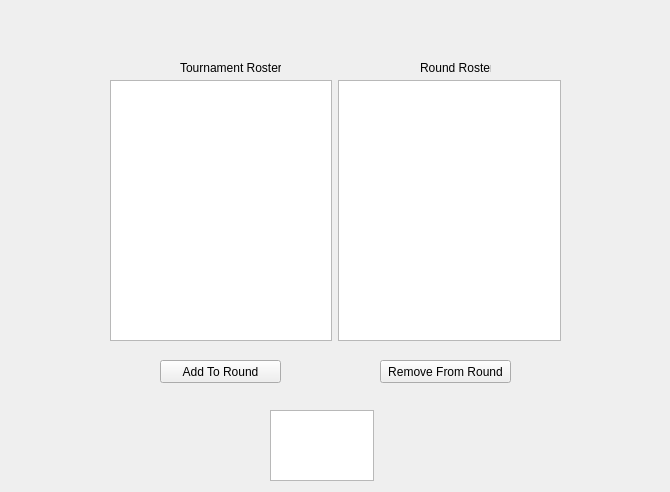
<?xml version="1.0" encoding="UTF-8"?>
<ui version="4.0">
 <class>addToRoundForm</class>
 <widget class="QWidget" name="addToRoundForm">
  <property name="geometry">
   <rect>
    <x>0</x>
    <y>0</y>
    <width>670</width>
    <height>492</height>
   </rect>
  </property>
  <property name="windowTitle">
   <string>Form</string>
  </property>
  <widget class="QWidget" name="horizontalLayoutWidget">
   <property name="geometry">
    <rect>
     <x>110</x>
     <y>80</y>
     <width>451</width>
     <height>261</height>
    </rect>
   </property>
   <layout class="QHBoxLayout" name="horizontalLayout">
    <item>
     <widget class="QListWidget" name="tournamentListWidget"/>
    </item>
    <item>
     <widget class="QListWidget" name="roundListWidget"/>
    </item>
   </layout>
  </widget>
  <widget class="QPushButton" name="pushButton">
   <property name="geometry">
    <rect>
     <x>160</x>
     <y>360</y>
     <width>121</width>
     <height>23</height>
    </rect>
   </property>
   <property name="text">
    <string>Add To Round</string>
   </property>
  </widget>
  <widget class="QPushButton" name="pushButton_2">
   <property name="geometry">
    <rect>
     <x>380</x>
     <y>360</y>
     <width>131</width>
     <height>23</height>
    </rect>
   </property>
   <property name="text">
    <string>Remove From Round</string>
   </property>
  </widget>
  <widget class="QTextEdit" name="textEdit">
   <property name="geometry">
    <rect>
     <x>270</x>
     <y>410</y>
     <width>104</width>
     <height>71</height>
    </rect>
   </property>
  </widget>
  <widget class="QLabel" name="label">
   <property name="geometry">
    <rect>
     <x>180</x>
     <y>60</y>
     <width>101</width>
     <height>16</height>
    </rect>
   </property>
   <property name="text">
    <string>Tournament Roster</string>
   </property>
  </widget>
  <widget class="QLabel" name="label_2">
   <property name="geometry">
    <rect>
     <x>420</x>
     <y>60</y>
     <width>71</width>
     <height>16</height>
    </rect>
   </property>
   <property name="text">
    <string>Round Roster</string>
   </property>
  </widget>
 </widget>
 <resources/>
 <connections/>
</ui>
